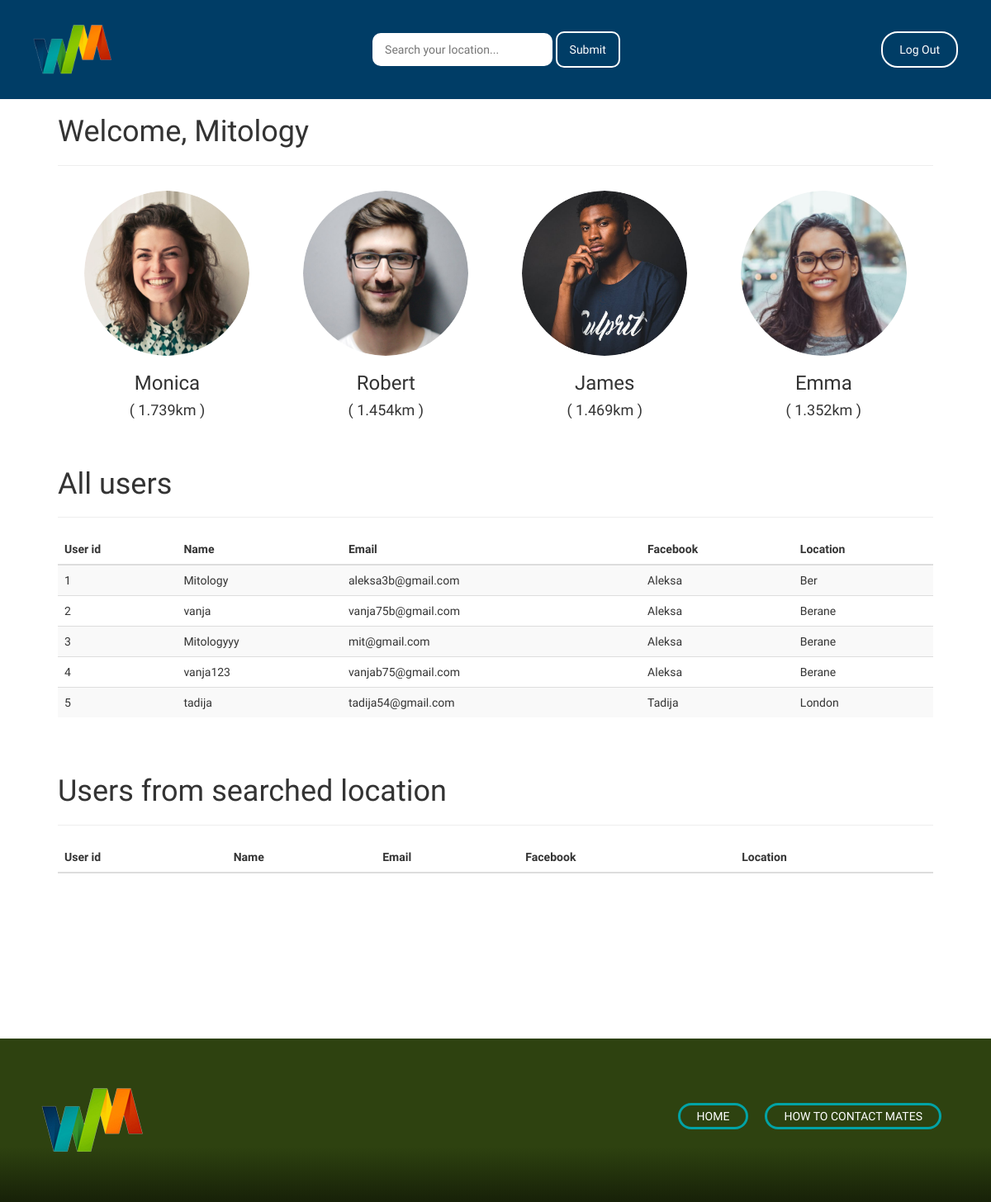
Page /dashboard (signed in) on the earlier database version.
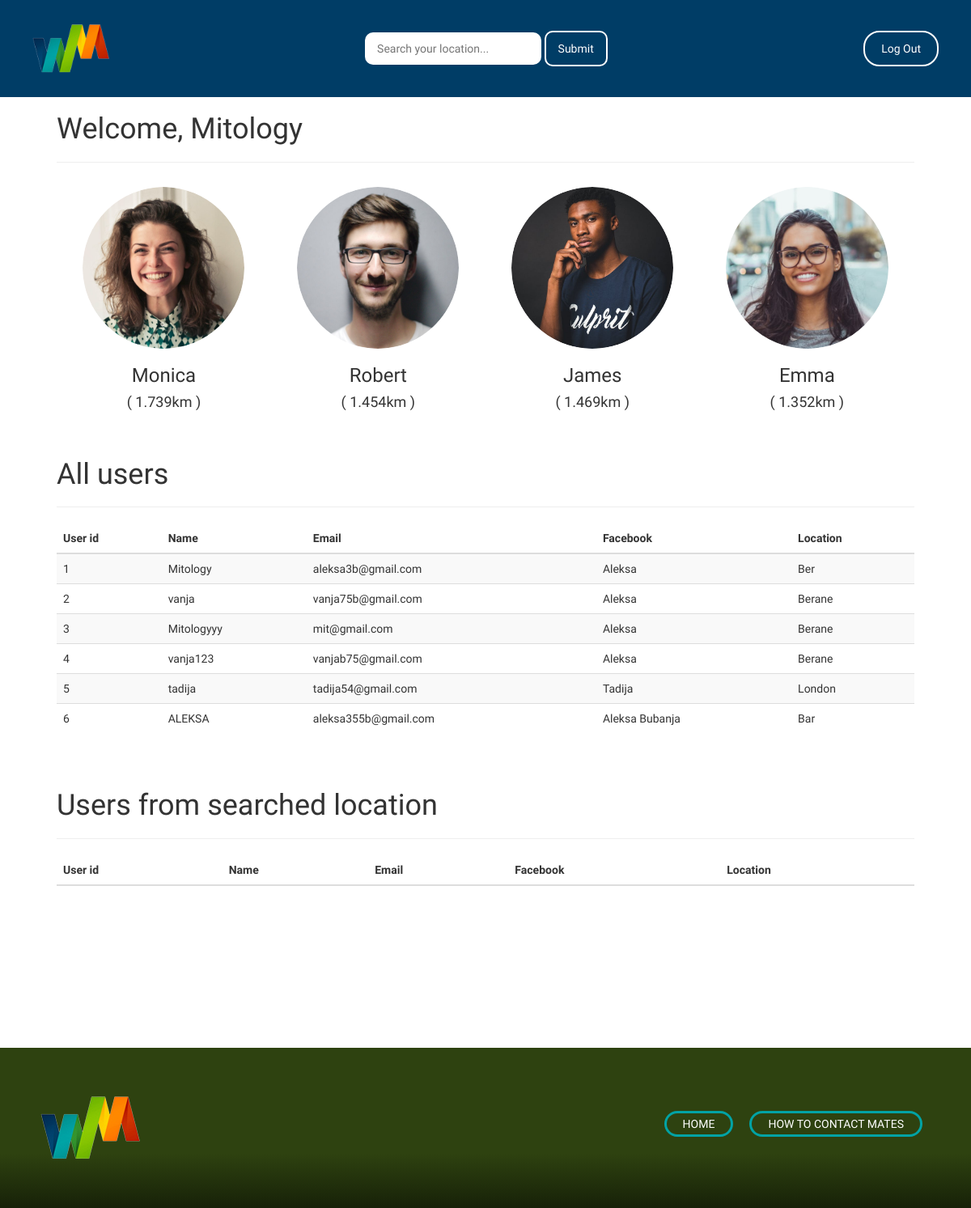
Same page on the later database version.
### app.py (models this page shows)
class User(UserMixin, db.Model):
    id = db.Column(db.Integer, primary_key=True)
    username = db.Column(db.String(15), unique=True)
    email = db.Column(db.String(50), unique=True)
    password = db.Column(db.String(80))
    facebook = db.Column(db.String(50))
    location = db.Column(db.String(50))

### app.py (the view)
@app.route("/dashboard")
@login_required
def dashboard():
    users = User.query.filter().all()
    inputValue = request.args.get('loc')
    if(inputValue == None):
        inputValue = "searched location"
    userLocation = User.query.filter_by(location=inputValue).all()
    return render_template('dashboard.html', users=users, name=current_user.username, userLocation=userLocation, inputValue=inputValue)

### app.py (called while the page is built)
@login_manager.user_loader
def load_user(user_id):
    return User.query.get(int(user_id))

### templates/dashboard.html (shortened to what this page needs)
{% extends "bootstrap/base.html" %} {% import "bootstrap/wtf.html" as wtf %}  {% block content %}
<!DOCTYPE html>
<html lang="en">
  <head>
    <link rel="stylesheet" href="{{url_for('.static', filename='main.css')}}" />
  </head>
  <body class="dashboardBody">
    <nav class="dashboardNav">
      <img src="../static/images/logo.png" alt="Logo" />
      <form>
        <input type="text" name="loc" placeholder="Search your location..." />
        <button type="submit">Submit</button>
      </form>
      <a href="{{ url_for('logout') }}">Log Out</a>
    </nav>
    <section class="dashboard">
      <h1>Welcome, {{ name }}</h1>
      <div class="bestCustomers">
        <div>
          <img src="../static/mates/person-2.png" alt="IMG" />
          <h3>Monica</h3>
          <h4>( 1.739km )</h4>
        </div>
        <div>
          <img src="../static/mates/person-3.png" alt="IMG" />
          <h3>Robert</h3>
          <h4>( 1.454km )</h4>
        </div>
        <div>
          <img src="../static/mates/person-4.png" alt="IMG" />
          <h3>James</h3>
          <h4>( 1.469km )</h4>
        </div>
        <div>
          <img src="../static/mates/person-1.jpg" alt="IMG" />
          <h3>Emma</h3>
          <h4>( 1.352km )</h4>
        </div>
      </div>
      <h1>All users</h1>
      <div class="table-responsive">
        <table class="table table-striped">
          <thead>
            <tr>
              <th>User id</th>
              <th>Name</th>
              <th>Email</th>
              <th>Facebook</th>
              <th>Location</th>
            </tr>
          </thead>
          <tbody>
            {% for user in users %}
            <tr>
              <td>{{ user.id }}</td>
              <td>{{ user.username }}</td>
              <td>{{ user.email }}</td>
              <td>{{ user.facebook }}</td>
              <td>{{ user.location }}</td>
            </tr>
            {% endfor %}
          </tbody>
        </table>
      </div>
      <h1>Users from {{ inputValue }}</h1>
      <div class="table-responsive">
        <table class="table table-striped">
          <thead>
            <tr>
              <th>User id</th>
              <th>Name</th>
              <th>Email</th>
              <th>Facebook</th>
              <th>Location</th>
            </tr>
          </thead>
        </table>
      </div>
    </section>
    <footer>
      <img src="../static/images/logo.png" alt="Logo" />
      <ul>
        <li><a href="{{ url_for('index') }}">Home</a></li>
        <li><a href="{{ url_for('contact') }}">How to contact mates</a></li>
      </ul>
    </footer>
  </body>
</html>
{% endblock %}

Differences in the rows shown:
added User: id "6", username "ALEKSA", email "aleksa355b@gmail.com", facebook "Aleksa Bubanja", location "Bar"
